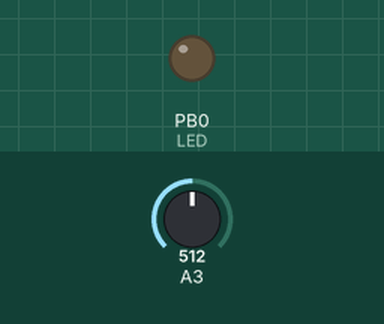
Simulated run of this sketch. Board: ATtiny85, built with avr-gcc and run on an emulated ATtiny85. Parts: output pins drawn as LEDs (lit = HIGH). The inputs (shaded band) are chosen by the test bench; at power-on: A3 = 512.

Above: at 0.01 s.
At 0.8 s:
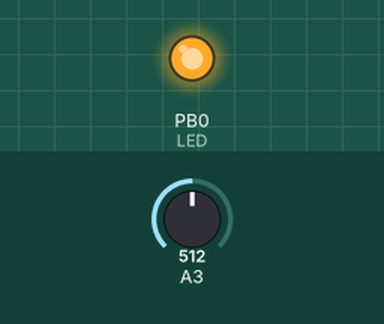
Timing chart, 0 to 2.3 s (numbered marks = the images above):
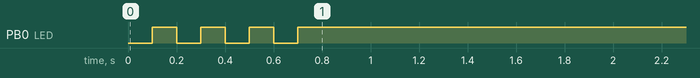

The sketch:

EletricSkateboardController.ino
```cpp
#include <SoftwareSerial.h>
/*  Attiny85 Pin Diagram
    []RESET___[]VCC
    [A3]D3______[A1]D2
    [A2]D4______[]D1(PWM)
    []GND_____[]D0(PWM)
*/
#define LED       0
#define JOYSTIC   3
#define BUTON     4
//Serial BluetoothHC-05
#define RX    2
#define TX    1
SoftwareSerial mySerial(RX , TX);

int curval;
int val = 0;
String servo = "n";   //String ASCII "n"
int escVal = 0;

void setup() {
  pinMode(LED, OUTPUT);
  pinMode(BUTON, INPUT);
  mySerial.begin(9600);
  blinks(3);
}

void loop() {
  escVal = analogRead(JOYSTIC);
  escVal = map(escVal, 0, 1023, 170, 19);

  if(curval<escVal){
    while(curval<escVal){
      escVal = analogRead(JOYSTIC);
      escVal = map(escVal, 0, 1023, 170, 19);
      curval=curval+1;
      mySerial.print(curval+servo);
      delay(40);}
    }
  if(curval>escVal){
    while(curval>escVal){
      escVal = analogRead(JOYSTIC);
      escVal = map(escVal, 0, 1023, 170, 19);
      curval=curval-1;
      mySerial.print(curval+servo);
      delay(20);}
    }
    if(escVal==60){
      while(escVal==60){
        mySerial.print(70+servo);
        }}

  mySerial.print(curval+servo);
  delay(80);
}
static void blinks(int n){ //Function LED Blink Animation
  for (int i=0; i<=n; i++){
    analogWrite(LED, LOW);
    delay(100);
    analogWrite(LED, 255);
    delay(100);   }
  analogWrite(LED, 255);
}
```
